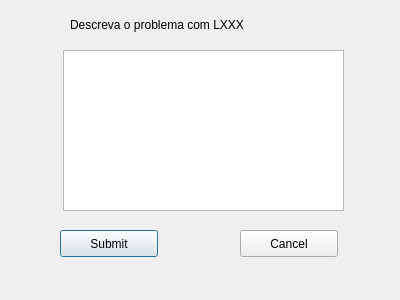
<?xml version="1.0" encoding="UTF-8"?>
<ui version="4.0">
 <class>Dialog</class>
 <widget class="QDialog" name="Dialog">
  <property name="geometry">
   <rect>
    <x>0</x>
    <y>0</y>
    <width>400</width>
    <height>300</height>
   </rect>
  </property>
  <property name="windowTitle">
   <string>Error log</string>
  </property>
  <widget class="QTextEdit" name="errorin">
   <property name="geometry">
    <rect>
     <x>63</x>
     <y>50</y>
     <width>281</width>
     <height>161</height>
    </rect>
   </property>
  </widget>
  <widget class="QPushButton" name="submit">
   <property name="geometry">
    <rect>
     <x>60</x>
     <y>230</y>
     <width>98</width>
     <height>27</height>
    </rect>
   </property>
   <property name="text">
    <string>Submit</string>
   </property>
  </widget>
  <widget class="QPushButton" name="cancel">
   <property name="geometry">
    <rect>
     <x>240</x>
     <y>230</y>
     <width>98</width>
     <height>27</height>
    </rect>
   </property>
   <property name="text">
    <string>Cancel</string>
   </property>
  </widget>
  <widget class="QLabel" name="label">
   <property name="geometry">
    <rect>
     <x>70</x>
     <y>9</y>
     <width>271</width>
     <height>31</height>
    </rect>
   </property>
   <property name="text">
    <string>Descreva o problema com LXXX</string>
   </property>
  </widget>
 </widget>
 <resources/>
 <connections/>
</ui>
